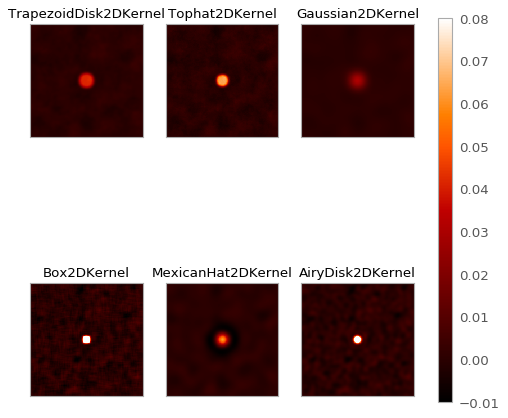

The Python source for this figure:
import numpy as np
import matplotlib.pyplot as plt

from astropy.convolution import *
from astropy.modeling.models import Gaussian2D

# Small Gaussian source in the middle of the image
gauss = Gaussian2D(1, 0, 0, 2, 2)
# Fake data including noise
x = np.arange(-100, 101)
y = np.arange(-100, 101)
x, y = np.meshgrid(x, y)
data_2D = gauss(x, y) + 0.1 * (np.random.rand(201, 201) - 0.5)

# Setup kernels, including unity kernel for original image
# Choose normalization for linear scale space for MexicanHat

kernels = [TrapezoidDisk2DKernel(11, slope=0.2),
           Tophat2DKernel(11),
           Gaussian2DKernel(11),
           Box2DKernel(11),
           11 ** 2 * MexicanHat2DKernel(11),
           AiryDisk2DKernel(11)]

fig, axes = plt.subplots(nrows=2, ncols=3)

# Plot kernels
for kernel, ax in zip(kernels, axes.flat):
    smoothed = convolve(data_2D, kernel, normalize_kernel=False)
    im = ax.imshow(smoothed, vmin=-0.01, vmax=0.08, origin='lower',
                   interpolation='None')
    title = kernel.__class__.__name__
    ax.set_title(title, fontsize=12)
    ax.set_yticklabels([])
    ax.set_xticklabels([])

cax = fig.add_axes([0.9, 0.1, 0.03, 0.8])
fig.colorbar(im, cax=cax)
plt.subplots_adjust(left=0.05, right=0.85, top=0.95, bottom=0.05)
plt.show()
